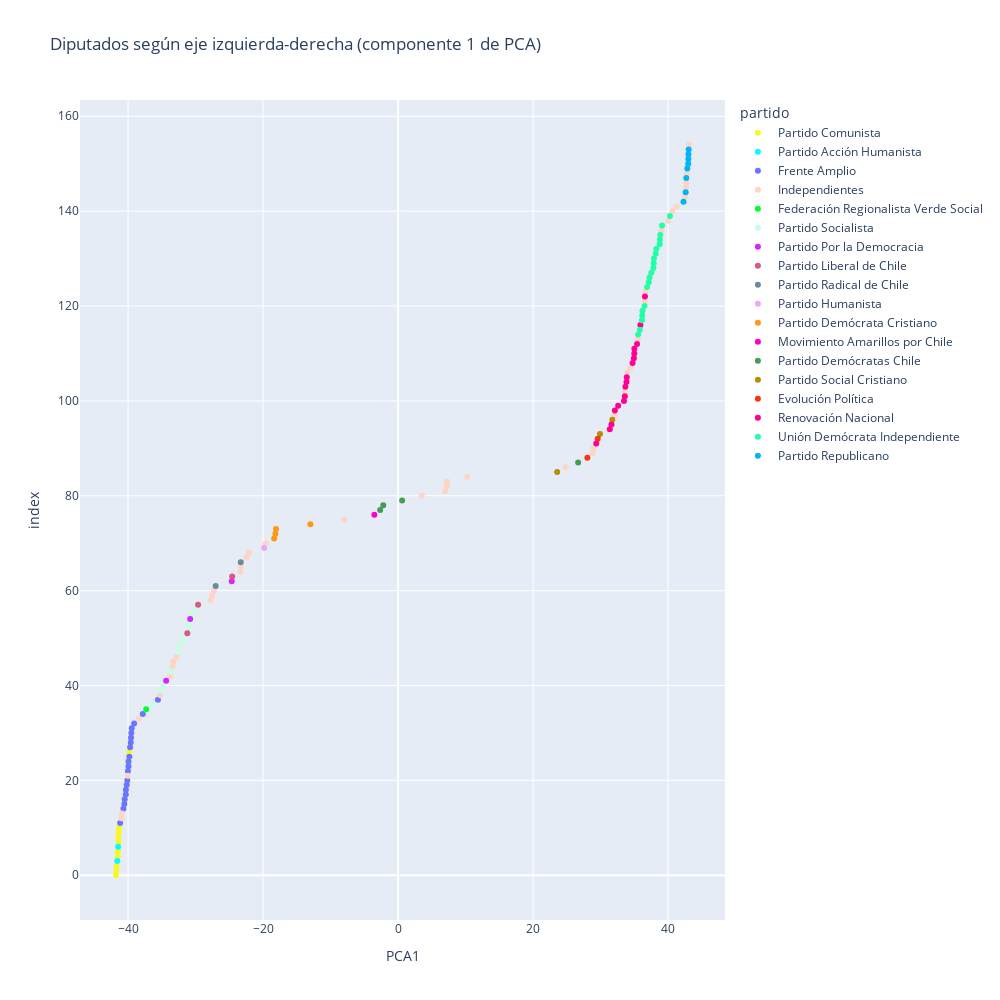

The notebook cell this image was saved under:
### Code cell
# ordenamos los diputados según PCA1 y les asignamos su posición en `index`
pca_df_ordered = (
    pca_df.sort_values("PCA1")
    .reset_index()[["PCA1", "partido", "nombre", "apellido"]]
    .reset_index()
)
fig = px.scatter(
    pca_df_ordered,
    x="PCA1",
    y="index",
    color="partido",
    hover_data=["nombre", "apellido"],
    color_discrete_map=color_map,
    title="Diputados según eje izquierda-derecha (componente 1 de PCA)",
)
fig.update_layout(
    autosize=False,
    width=1000,
    height=1000,
)
fig.show()

### Figure 1 — Plotly figure (JSON) as saved in the notebook; plotly's stock layout.template omitted (floating-point values rounded to 4 significant figures)
{"data": [{"customdata": [["Lorena", "Pizarro"], ["Matías", "Ramírez"], ["Nathalie", "Castillo"], ["María Candelaria", "Acevedo"], ["Alejandra", "Placencia"], ["Carmen", "Hertz"], ["Luis Alberto", "Cuello"], ["Daniela", "Serrano"], ["Boris", "Barrera"], ["Karol", "Cariola"]], "hovertemplate": "partido=Partido Comunista<br>PCA1=%{x}<br>index=%{y}<br>nombre=%{customdata[0]}<br>apellido=%{customdata[1]}<extra></extra>", "legendgroup": "Partido Comunista", "marker": {"color": "#F6F926", "symbol": "circle"}, "mode": "markers", "name": "Partido Comunista", "orientation": "v", "showlegend": true, "type": "scatter", "x": [-41.78, -41.73, -41.69, -41.53, -41.49, -41.43, -41.42, -41.41, -41.36, -39.81], "xaxis": "x", "y": [0, 1, 2, 4, 5, 7, 8, 9, 10, 26], "yaxis": "y"}, {"customdata": [["Tomás", "Hirsch"], ["Ana María", "Gazmuri"]], "hovertemplate": "partido=Partido Acción Humanista<br>PCA1=%{x}<br>index=%{y}<br>nombre=%{customdata[0]}<br>apellido=%{customdata[1]}<extra></extra>", "legendgroup": "Partido Acción Humanista", "marker": {"color": "#0DF9FF", "symbol": "circle"}, "mode": "markers", "name": "Partido Acción Humanista", "orientation": "v", "showlegend": true, "type": "scatter", "x": [-41.59, -41.47], "xaxis": "x", "y": [3, 6], "yaxis": "y"}, {"customdata": [["Carolina", "Tello"], ["Ericka", "Ñanco"], ["Claudia", "Mix"], ["Maite", "Orsini"], ["Emilia", "Schneider"], ["Jaime", "Sáez"], ["Camila", "Rojas"], ["Gael", "Yeomans"], ["María Francisca", "Bello"], ["Andrés", "Giordano"], ["Gonzalo", "Winter"], ["Lorena", "Fries"], ["Catalina", "Pérez"], ["Diego", "Ibáñez"], ["Jorge", "Brito"], ["Marcela", "Riquelme"], ["Javiera", "Morales"], ["Clara", "Sagardia"], ["Patricio", "Rosas"], ["Félix", "Bugueño"]], "hovertemplate": "partido=Frente Amplio<br>PCA1=%{x}<br>index=%{y}<br>nombre=%{customdata[0]}<br>apellido=%{customdata[1]}<extra></extra>", "legendgroup": "Frente Amplio", "marker": {"color": "#6A76FC", "symbol": "circle"}, "mode": "markers", "name": "Frente Amplio", "orientation": "v", "showlegend": true, "type": "scatter", "x": [-41.17, -40.69, -40.55, -40.5, -40.33, -40.32, -40.2, -40.11, -40.02, -39.94, -39.93, -39.81, -39.7, -39.6, -39.56, -39.52, -39.46, -39.1, -37.82, -35.58], "xaxis": "x", "y": [11, 14, 15, 16, 17, 18, 19, 20, 22, 23, 24, 25, 27, 28, 29, 30, 31, 32, 34, 37], "yaxis": "y"}, {"customdata": [["Marisela", "Santibáñez"], ["Hernán", "Palma"], ["Mercedes", "Bulnes"], ["Consuelo", "Veloso"], ["Félix", "González"], ["Viviana", "Delgado"], ["Tomás", "De Rementería"], ["Camila", "Musante"], ["Mónica", "Arce"], ["Marta", "González"], ["René", "Alinco"], ["Cristián", "Tapia"], ["Sebastián", "Videla"], ["Héctor", "Ulloa"], ["Jaime", "Araya"], ["Carlos", "Bianchi"], ["Tomás", "Lagomarsino"], ["Felipe", "Camaño"], ["Francisco", "Pulgar"], ["Rubén Darío", "Oyarzo"], ["Miguel Ángel", "Calisto"], ["Karen", "Medina"], ["Gaspar", "Rivas"], ["Yovana", "Ahumada"], ["Enrique", "Lee"], ["Natalia", "Romero"], ["María Luisa", "Cordero"], ["Marlene", "Pérez"], ["Bernardo", "Berger"], ["Hotuiti", "Teao"], ["Sofía", "Cid"], ["Christian", "Matheson"], ["Paula", "Labra"], ["Catalina", "Del Real"], ["Renzo", "Trisotti"], ["Gloria", "Naveillan"], ["Leonidas", "Romero"], ["Stephan", "Schubert"], ["Johannes", "Kaiser"], ["Gonzalo", "De la Carrera"], ["Mauricio", "Ojeda"], ["Harry", "Jürgensen"]], "hovertemplate": "partido=Independientes<br>PCA1=%{x}<br>index=%{y}<br>nombre=%{customdata[0]}<br>apellido=%{customdata[1]}<extra></extra>", "legendgroup": "Independientes", "marker": {"color": "#FED4C4", "symbol": "circle"}, "mode": "markers", "name": "Independientes", "orientation": "v", "showlegend": true, "type": "scatter", "x": [-40.98, -40.94, -40.03, -38.41, -35.27, -33.76, -33.41, -33.32, -32.83, -27.74, -27.56, -27.26, -23.35, -23.32, -22.46, -22.08, -19.61, -7.96, 3.517, 6.997, 7.181, 7.252, 10.27, 24.78, 28.75, 28.9, 32.05, 33.64, 33.99, 34.37, 35.45, 36.54, 36.65, 39.03, 39.98, 40.64, 41.24, 42.48, 42.65, 42.68, 42.78, 43.09], "xaxis": "x", "y": [12, 13, 21, 33, 38, 42, 44, 45, 46, 58, 59, 60, 64, 65, 67, 68, 70, 75, 80, 81, 82, 83, 84, 86, 89, 90, 97, 102, 106, 107, 113, 121, 123, 136, 138, 140, 141, 143, 145, 146, 148, 154], "yaxis": "y"}, {"customdata": [["Jaime", "Mulet"]], "hovertemplate": "partido=Federación Regionalista Verde Social<br>PCA1=%{x}<br>index=%{y}<br>nombre=%{customdata[0]}<br>apellido=%{customdata[1]}<extra></extra>", "legendgroup": "Federación Regionalista Verde Social", "marker": {"color": "#00FE35", "symbol": "circle"}, "mode": "markers", "name": "Federación Regionalista Verde Social", "orientation": "v", "showlegend": true, "type": "scatter", "x": [-37.31], "xaxis": "x", "y": [35], "yaxis": "y"}, {"customdata": [["Juan", "Santana"], ["Emilia", "Nuyado"], ["Jaime", "Naranjo"], ["Daniella", "Cicardini"], ["Nelson", "Venegas"], ["Ana María", "Bravo"], ["Daniel", "Melo"], ["Danisa", "Astudillo"], ["Leonardo", "Soto"], ["Daniel", "Manouchehri"], ["Raúl", "Leiva"], ["Marcos", "Ilabaca"]], "hovertemplate": "partido=Partido Socialista<br>PCA1=%{x}<br>index=%{y}<br>nombre=%{customdata[0]}<br>apellido=%{customdata[1]}<extra></extra>", "legendgroup": "Partido Socialista", "marker": {"color": "#C9FBE5", "symbol": "circle"}, "mode": "markers", "name": "Partido Socialista", "orientation": "v", "showlegend": true, "type": "scatter", "x": [-36.32, -35.18, -34.86, -33.66, -32.61, -32.55, -32.03, -31.8, -31.02, -30.95, -30.52, -29.86], "xaxis": "x", "y": [36, 39, 40, 43, 47, 48, 49, 50, 52, 53, 55, 56], "yaxis": "y"}, {"customdata": [["Helia", "Molina"], ["Carolina", "Marzán"], ["Raúl", "Soto"]], "hovertemplate": "partido=Partido Por la Democracia<br>PCA1=%{x}<br>index=%{y}<br>nombre=%{customdata[0]}<br>apellido=%{customdata[1]}<extra></extra>", "legendgroup": "Partido Por la Democracia", "marker": {"color": "#D626FF", "symbol": "circle"}, "mode": "markers", "name": "Partido Por la Democracia", "orientation": "v", "showlegend": true, "type": "scatter", "x": [-34.35, -30.8, -24.64], "xaxis": "x", "y": [41, 54, 62], "yaxis": "y"}, {"customdata": [["Vlado", "Mirosevic"], ["Luis", "Malla"], ["Alejandro", "Bernales"]], "hovertemplate": "partido=Partido Liberal de Chile<br>PCA1=%{x}<br>index=%{y}<br>nombre=%{customdata[0]}<br>apellido=%{customdata[1]}<extra></extra>", "legendgroup": "Partido Liberal de Chile", "marker": {"color": "#DC587D", "symbol": "circle"}, "mode": "markers", "name": "Partido Liberal de Chile", "orientation": "v", "showlegend": true, "type": "scatter", "x": [-31.22, -29.63, -24.58], "xaxis": "x", "y": [51, 57, 63], "yaxis": "y"}, {"customdata": [["Cosme", "Mellado"], ["Alexis", "Sepúlveda"]], "hovertemplate": "partido=Partido Radical de Chile<br>PCA1=%{x}<br>index=%{y}<br>nombre=%{customdata[0]}<br>apellido=%{customdata[1]}<extra></extra>", "legendgroup": "Partido Radical de Chile", "marker": {"color": "#6E899C", "symbol": "circle"}, "mode": "markers", "name": "Partido Radical de Chile", "orientation": "v", "showlegend": true, "type": "scatter", "x": [-27.02, -23.31], "xaxis": "x", "y": [61, 66], "yaxis": "y"}, {"customdata": [["Pamela", "Jiles"]], "hovertemplate": "partido=Partido Humanista<br>PCA1=%{x}<br>index=%{y}<br>nombre=%{customdata[0]}<br>apellido=%{customdata[1]}<extra></extra>", "legendgroup": "Partido Humanista", "marker": {"color": "#EEA6FB", "symbol": "circle"}, "mode": "markers", "name": "Partido Humanista", "orientation": "v", "showlegend": true, "type": "scatter", "x": [-19.84], "xaxis": "x", "y": [69], "yaxis": "y"}, {"customdata": [["Alberto", "Undurraga"], ["Héctor", "Barría"], ["Ricardo", "Cifuentes"], ["Eric", "Aedo"]], "hovertemplate": "partido=Partido Demócrata Cristiano<br>PCA1=%{x}<br>index=%{y}<br>nombre=%{customdata[0]}<br>apellido=%{customdata[1]}<extra></extra>", "legendgroup": "Partido Demócrata Cristiano", "marker": {"color": "#FF9616", "symbol": "circle"}, "mode": "markers", "name": "Partido Demócrata Cristiano", "orientation": "v", "showlegend": true, "type": "scatter", "x": [-18.35, -18.17, -18.08, -13.0], "xaxis": "x", "y": [71, 72, 73, 74], "yaxis": "y"}, {"customdata": [["Andrés", "Jouannet"]], "hovertemplate": "partido=Movimiento Amarillos por Chile<br>PCA1=%{x}<br>index=%{y}<br>nombre=%{customdata[0]}<br>apellido=%{customdata[1]}<extra></extra>", "legendgroup": "Movimiento Amarillos por Chile", "marker": {"color": "#FE00CE", "symbol": "circle"}, "mode": "markers", "name": "Movimiento Amarillos por Chile", "orientation": "v", "showlegend": true, "type": "scatter", "x": [-3.518], "xaxis": "x", "y": [76], "yaxis": "y"}, {"customdata": [["Jorge", "Saffirio"], ["Joanna", "Pérez"], ["Erika", "Olivera"], ["Víctor Alejandro", "Pino"]], "hovertemplate": "partido=Partido Demócratas Chile<br>PCA1=%{x}<br>index=%{y}<br>nombre=%{customdata[0]}<br>apellido=%{customdata[1]}<extra></extra>", "legendgroup": "Partido Demócratas Chile", "marker": {"color": "#479B55", "symbol": "circle"}, "mode": "markers", "name": "Partido Demócratas Chile", "orientation": "v", "showlegend": true, "type": "scatter", "x": [-2.658, -2.197, 0.5971, 26.67], "xaxis": "x", "y": [77, 78, 79, 87], "yaxis": "y"}, {"customdata": [["Roberto", "Arroyo"], ["Francesca", "Muñoz"], ["Sara", "Concha"]], "hovertemplate": "partido=Partido Social Cristiano<br>PCA1=%{x}<br>index=%{y}<br>nombre=%{customdata[0]}<br>apellido=%{customdata[1]}<extra></extra>", "legendgroup": "Partido Social Cristiano", "marker": {"color": "#B68E00", "symbol": "circle"}, "mode": "markers", "name": "Partido Social Cristiano", "orientation": "v", "showlegend": true, "type": "scatter", "x": [23.56, 29.9, 31.73], "xaxis": "x", "y": [85, 93, 96], "yaxis": "y"}, {"customdata": [["Francisco", "Undurraga"], ["Jorge", "Guzmán"]], "hovertemplate": "partido=Evolución Política<br>PCA1=%{x}<br>index=%{y}<br>nombre=%{customdata[0]}<br>apellido=%{customdata[1]}<extra></extra>", "legendgroup": "Evolución Política", "marker": {"color": "#FD3216", "symbol": "circle"}, "mode": "markers", "name": "Evolución Política", "orientation": "v", "showlegend": true, "type": "scatter", "x": [28.03, 29.57], "xaxis": "x", "y": [88, 92], "yaxis": "y"}, {"customdata": [["Ximena", "Ossandón"], ["Hugo", "Rey"], ["Andrés", "Longton"], ["Andrés", "Celis"], ["Carla", "Morales"], ["Juan Carlos", "Beltrán"], ["Mauro", "González"], ["Diego", "Schalper"], ["Jorge", "Durán"], ["José Miguel", "Castro"], ["Frank", "Sauerbaum"], ["Marcia", "Raphael"], ["Eduardo", "Durán"], ["Jorge", "Rathgeb"], ["Miguel", "Mellado"], ["Camila", "Flores"], ["Miguel Ángel", "Becker"]], "hovertemplate": "partido=Renovación Nacional<br>PCA1=%{x}<br>index=%{y}<br>nombre=%{customdata[0]}<br>apellido=%{customdata[1]}<extra></extra>", "legendgroup": "Renovación Nacional", "marker": {"color": "#FF0092", "symbol": "circle"}, "mode": "markers", "name": "Renovación Nacional", "orientation": "v", "showlegend": true, "type": "scatter", "x": [29.35, 31.35, 31.6, 32.11, 32.59, 33.45, 33.58, 33.66, 33.82, 33.87, 34.73, 34.92, 34.98, 35.0, 35.39, 35.89, 36.56], "xaxis": "x", "y": [91, 94, 95, 98, 99, 100, 101, 103, 104, 105, 108, 109, 110, 111, 112, 116, 122], "yaxis": "y"}, {"customdata": [["Cristhian", "Moreira"], ["Marta", "Bravo"], ["Henry", "Leal"], ["Álvaro", "Carter"], ["Joaquín", "Lavín"], ["Fernando", "Bórquez"], ["Juan", "Fuenzalida"], ["Juan Antonio", "Coloma"], ["Jorge", "Alessandri"], ["Eduardo", "Cornejo"], ["Gastón", "Von Mühlenbrock"], ["Cristóbal", "Martínez"], ["Daniel", "Lilayu"], ["Felipe", "Donoso"], ["Guillermo", "Ramírez"], ["Marco Antonio", "Sulantay"], ["Flor", "Weisse"], ["Cristian", "Labbé"], ["Gustavo", "Benavente"], ["Sergio", "Bobadilla"]], "hovertemplate": "partido=Unión Demócrata Independiente<br>PCA1=%{x}<br>index=%{y}<br>nombre=%{customdata[0]}<br>apellido=%{customdata[1]}<extra></extra>", "legendgroup": "Unión Demócrata Independiente", "marker": {"color": "#22FFA7", "symbol": "circle"}, "mode": "markers", "name": "Unión Demócrata Independiente", "orientation": "v", "showlegend": true, "type": "scatter", "x": [35.55, 35.81, 36.11, 36.16, 36.2, 36.5, 36.88, 37.12, 37.23, 37.51, 37.81, 37.85, 37.89, 38.15, 38.24, 38.76, 38.78, 38.83, 39.1, 40.26], "xaxis": "x", "y": [114, 115, 117, 118, 119, 120, 124, 125, 126, 127, 128, 129, 130, 131, 132, 133, 134, 135, 137, 139], "yaxis": "y"}, {"customdata": [["Cristóbal", "Urruticoechea"], ["Cristián", "Araya"], ["Chiara", "Barchiesi"], ["José Carlos", "Meza"], ["Luis", "Sánchez"], ["Juan", "Irarrázaval"], ["Benjamín", "Moreno"], ["Agustín", "Romero"]], "hovertemplate": "partido=Partido Republicano<br>PCA1=%{x}<br>index=%{y}<br>nombre=%{customdata[0]}<br>apellido=%{customdata[1]}<extra></extra>", "legendgroup": "Partido Republicano", "marker": {"color": "#00B5F7", "symbol": "circle"}, "mode": "markers", "name": "Partido Republicano", "orientation": "v", "showlegend": true, "type": "scatter", "x": [42.27, 42.59, 42.69, 42.83, 42.97, 42.99, 43.01, 43.03], "xaxis": "x", "y": [142, 144, 147, 149, 150, 151, 152, 153], "yaxis": "y"}], "layout": {"autosize": false, "height": 1000, "legend": {"title": {"text": "partido"}, "tracegroupgap": 0}, "title": {"text": "Diputados según eje izquierda-derecha (componente 1 de PCA)"}, "width": 1000, "xaxis": {"anchor": "y", "domain": [0, 1], "title": {"text": "PCA1"}}, "yaxis": {"anchor": "x", "domain": [0, 1], "title": {"text": "index"}}}}
